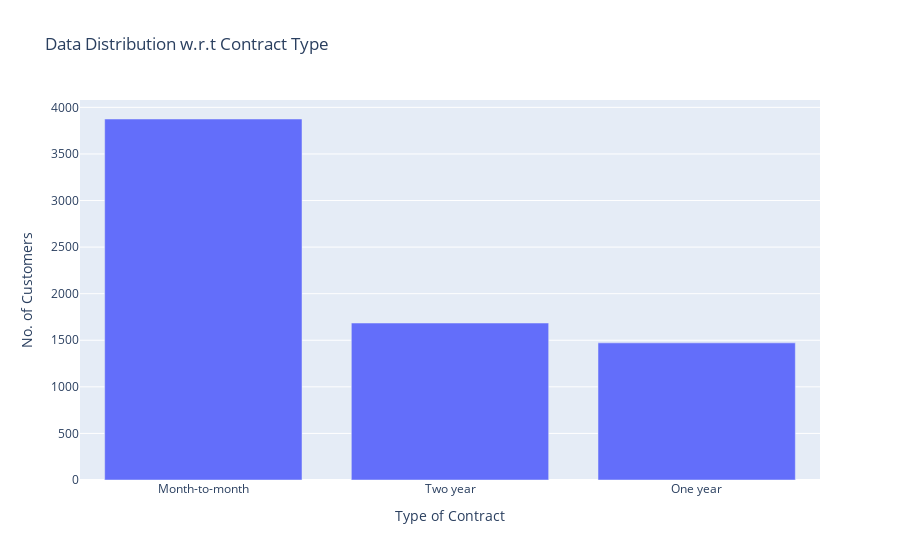

The cell this chart's notebook holds for it:
### Code cell
contract_type_distribution = dataset_copy['Contract'].value_counts()
fig = px.bar(contract_type_distribution,
    title="Data Distribution w.r.t Contract Type",
    labels={
        "index": "type",
        "value": "customers"
    }
)
fig.update_layout(
    xaxis_title="Type of Contract",
    yaxis_title="No. of Customers",
    showlegend=False
)
fig.show()

### Figure 1 — Plotly figure (JSON) as saved in the notebook; plotly's stock layout.template omitted (floating-point values rounded to 4 significant figures)
{"data": [{"alignmentgroup": "True", "hovertemplate": "variable=Contract<br>type=%{x}<br>customers=%{y}<extra></extra>", "legendgroup": "Contract", "marker": {"color": "#636efa", "pattern": {"shape": ""}}, "name": "Contract", "offsetgroup": "Contract", "orientation": "v", "showlegend": true, "textposition": "auto", "type": "bar", "x": ["Month-to-month", "Two year", "One year"], "xaxis": "x", "y": [3875, 1685, 1472], "yaxis": "y"}], "layout": {"barmode": "relative", "legend": {"title": {"text": "variable"}, "tracegroupgap": 0}, "showlegend": false, "title": {"text": "Data Distribution w.r.t Contract Type"}, "xaxis": {"anchor": "y", "domain": [0, 1], "title": {"text": "Type of Contract"}}, "yaxis": {"anchor": "x", "domain": [0, 1], "title": {"text": "No. of Customers"}}}}
